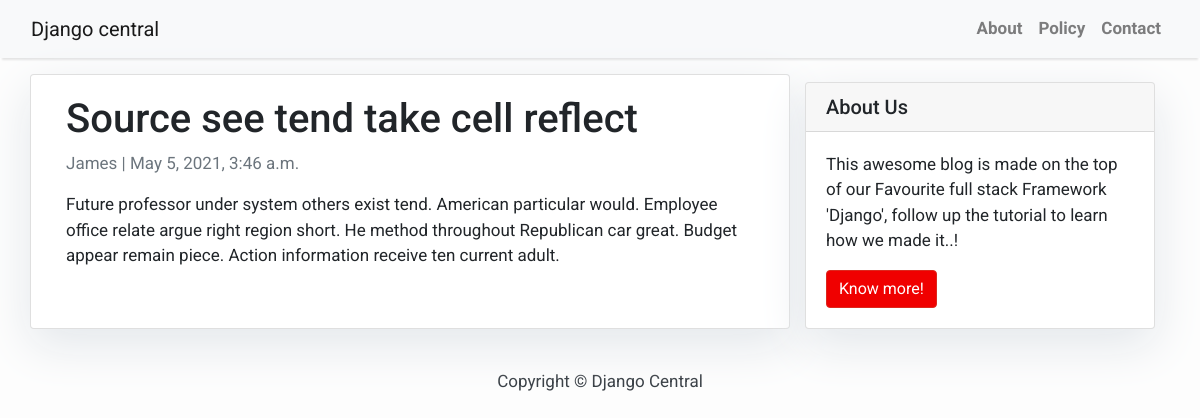
The app's page /Source-see-tend-take-cell-reflect/ with its own data.
### blog/models.py (models this page shows, shortened)
class Post(models.Model):
    title = models.CharField(max_length=200, unique=True)
    slug = models.SlugField(max_length=200, unique=True)
    author = models.ForeignKey(User, on_delete= models.CASCADE,related_name='blog_posts')
    updated_on = models.DateTimeField(auto_now= True)
    content = models.TextField()
    created_on = models.DateTimeField(auto_now_add=True)
    status = models.IntegerField(choices=STATUS, default=0)
    class Meta:
        ordering = ['-created_on']

### blog/views.py (the view)
# urls.py: path('<slug:slug>/',views.PostDetail.as_view(), name='post_detail'),
class PostDetail(generic.DetailView):
    model = Post
    template_name = 'post_detail.html'

### templates/post_detail.html
{% extends 'base.html' %} {% block content %}
<div class="container">
  <div class="row">
    <div class="col-md-8 card mb-4  mt-3 left  top">
      <div class="card-body">
        <h1>{% block title %} {{ object.title }} {% endblock title %}</h1>
        <p class=" text-muted">{{ post.author }} | {{ post.created_on }}</p>
        <p class="card-text ">{{ object.content | safe }}</p>
      </div>
    </div>
    {% block sidebar %} {% include 'sidebar.html' %} {% endblock sidebar %}
  </div>
</div>
{% endblock content %}

### templates/base.html (style rules this page uses)
body { font-family: "Roboto", sans-serif; font-size: 17px; background-color: #fdfdfd; }

### templates/sidebar.html (style rules this page uses)
.card { box-shadow: 0 16px 48px #E3E7EB; }

### records on screen
Post: title "Source see tend take cell reflect", author "James", created_on "May 5, 2021, 3:46 a.m.", content "Future professor under system others exist tend. American particular would. Employee office relate argue right region short. He method throughout Republican car great. Budget appear remain piece. Action information receive ten current adult."
